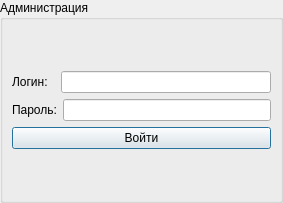
<?xml version="1.0" encoding="UTF-8"?>
<ui version="4.0">
 <class>login_for_admin</class>
 <widget class="QDialog" name="login_for_admin">
  <property name="geometry">
   <rect>
    <x>0</x>
    <y>0</y>
    <width>283</width>
    <height>203</height>
   </rect>
  </property>
  <property name="minimumSize">
   <size>
    <width>283</width>
    <height>203</height>
   </size>
  </property>
  <property name="maximumSize">
   <size>
    <width>283</width>
    <height>203</height>
   </size>
  </property>
  <property name="windowTitle">
   <string>Dialog</string>
  </property>
  <layout class="QHBoxLayout" name="horizontalLayout_3">
   <property name="leftMargin">
    <number>0</number>
   </property>
   <property name="topMargin">
    <number>0</number>
   </property>
   <property name="rightMargin">
    <number>0</number>
   </property>
   <property name="bottomMargin">
    <number>0</number>
   </property>
   <item>
    <widget class="QGroupBox" name="groupBox">
     <property name="title">
      <string>Администрация</string>
     </property>
     <layout class="QVBoxLayout" name="verticalLayout_3">
      <item>
       <layout class="QVBoxLayout" name="verticalLayout_2">
        <item>
         <layout class="QVBoxLayout" name="verticalLayout">
          <item>
           <layout class="QHBoxLayout" name="horizontalLayout">
            <item>
             <widget class="QLabel" name="label">
              <property name="text">
               <string>Логин:  </string>
              </property>
             </widget>
            </item>
            <item>
             <widget class="QLineEdit" name="admin_login"/>
            </item>
           </layout>
          </item>
          <item>
           <layout class="QHBoxLayout" name="horizontalLayout_2">
            <item>
             <widget class="QLabel" name="label_2">
              <property name="text">
               <string>Пароль:</string>
              </property>
             </widget>
            </item>
            <item>
             <widget class="QLineEdit" name="admin_pass"/>
            </item>
           </layout>
          </item>
         </layout>
        </item>
        <item>
         <widget class="QPushButton" name="pushButton">
          <property name="text">
           <string>Войти</string>
          </property>
         </widget>
        </item>
       </layout>
      </item>
     </layout>
    </widget>
   </item>
  </layout>
 </widget>
 <resources/>
 <connections/>
</ui>
